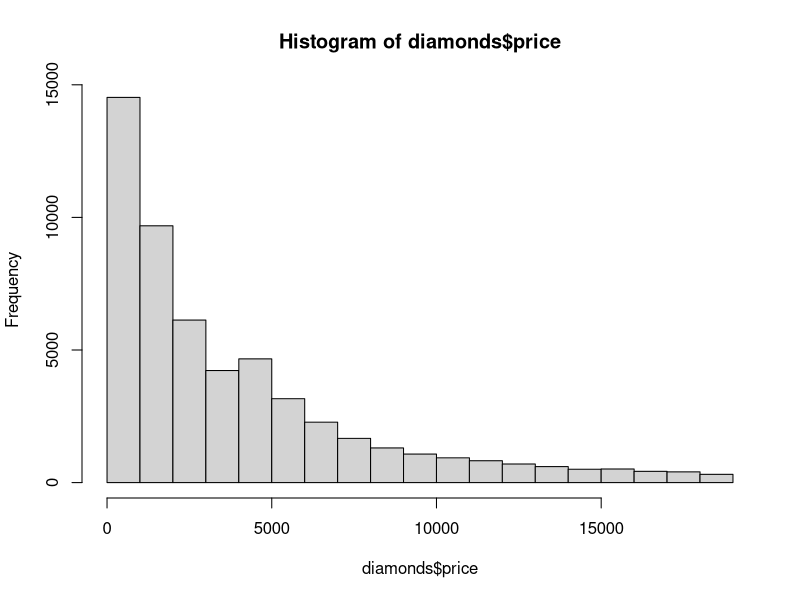
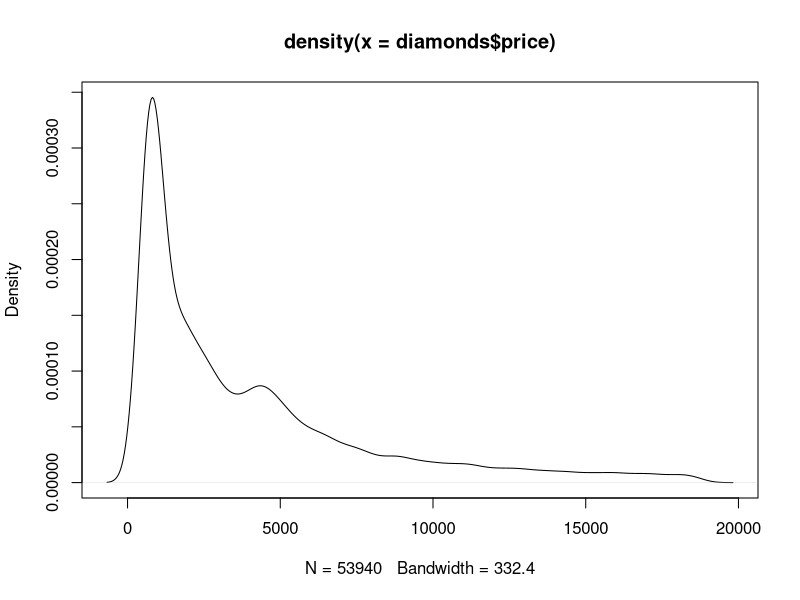
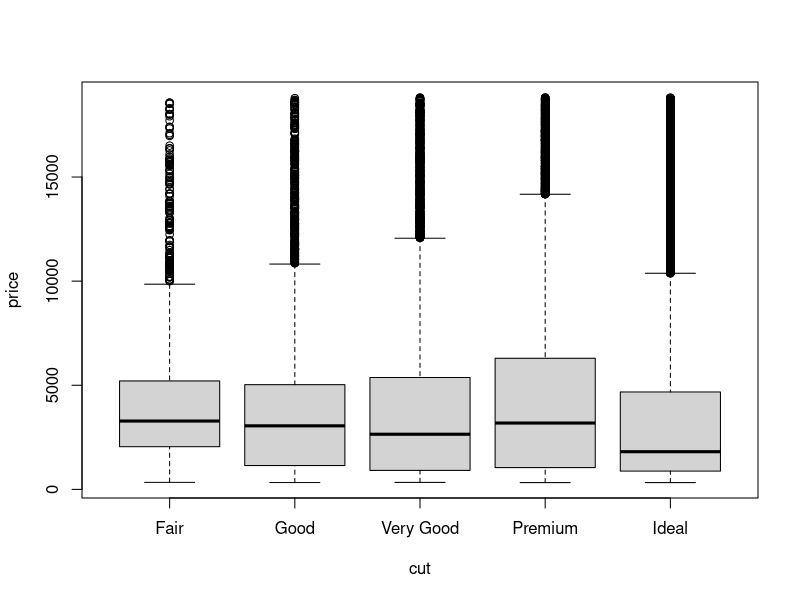
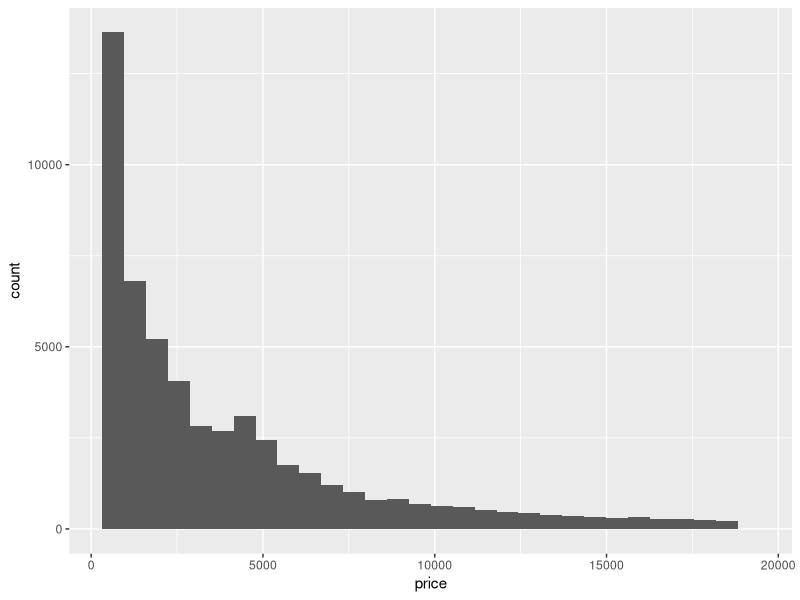
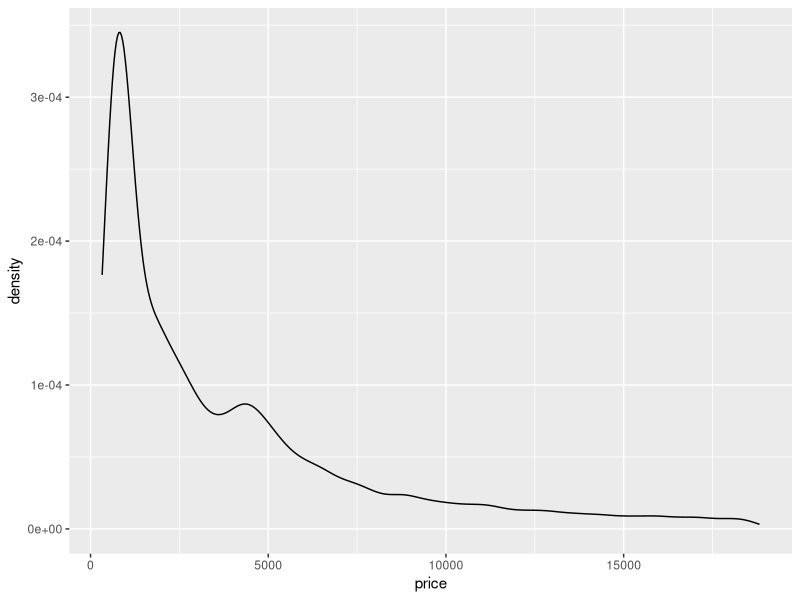
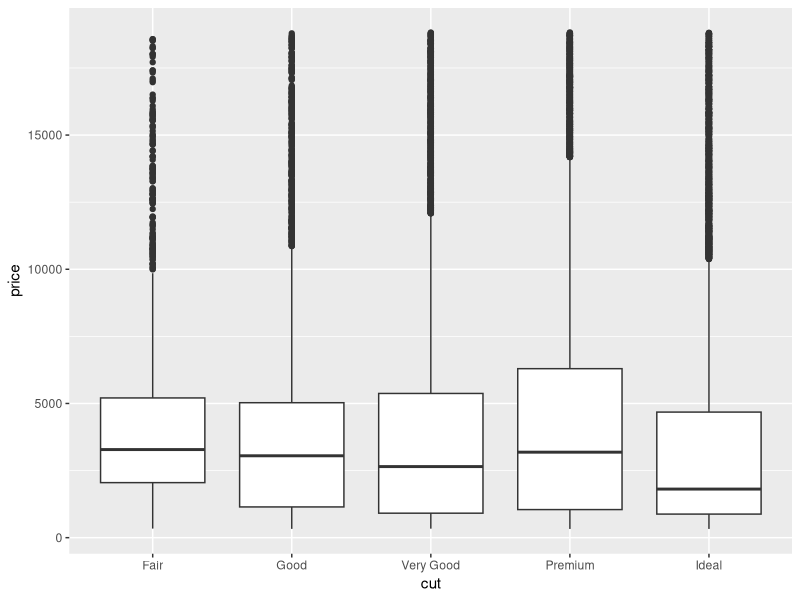
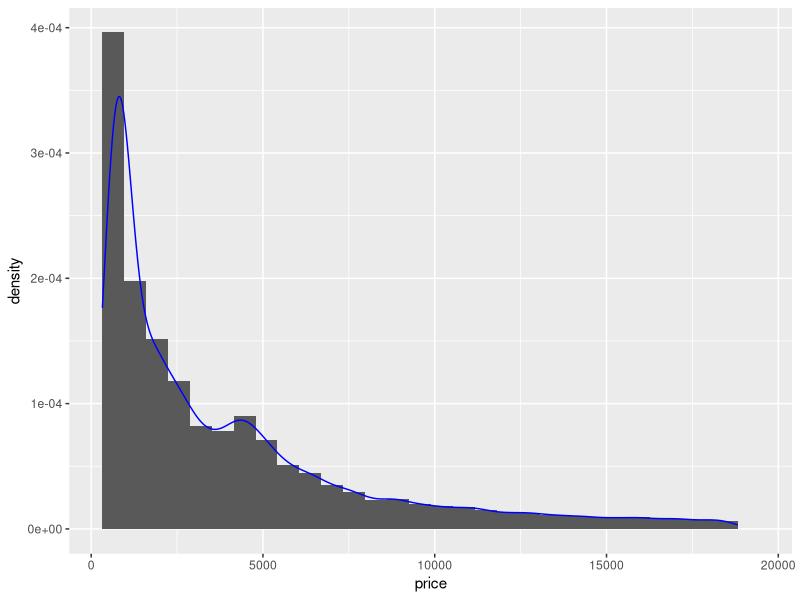
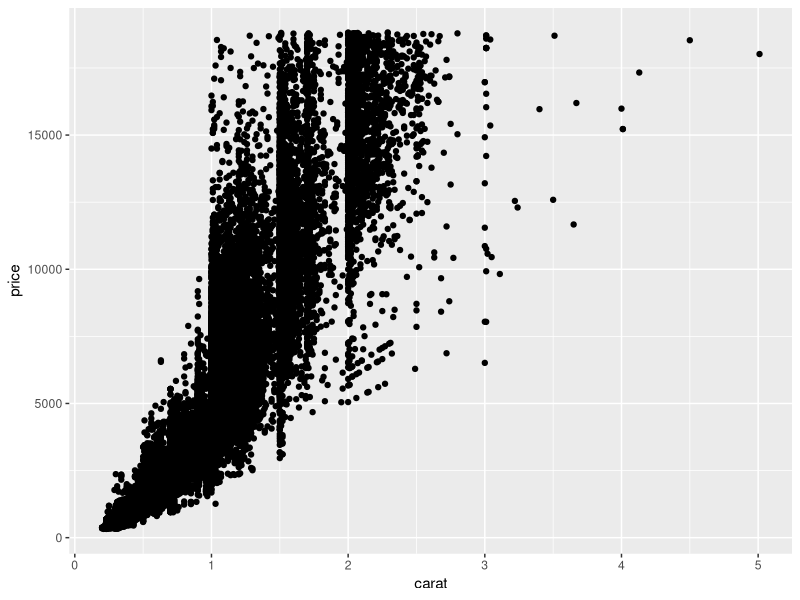

Write R code to recreate these figures, in order.
## ---- chunk 1
options(htmltools.dir.version = FALSE)
library(tidyverse)
## ---- chunk 2
knitr::include_graphics("https://d33wubrfki0l68.cloudfront.net/8a3d360c80da1186b1373a0ff0ddf7803b96e20d/254c6/diagrams/vectors/atomic.png")
## ---- chunk 3
df1 <- data.frame(x = 1:3 * 10)
df1$y <- matrix(1:9, nrow = 3)
df1$z <- data.frame(a = 3:1, b = letters[1:3], stringsAsFactors = FALSE)
str(df1)
## ---- chunk 4
knitr::include_graphics("https://d33wubrfki0l68.cloudfront.net/38c47352b8062a6d59318b3bbd1f86b062419322/7780c/diagrams/vectors/data-frame-matrix.png")
## ---- chunk 5
# atomic vector #<<
x <- 1:5
length(x)
x[1]
x[-1]
x[1:3] <- 3:1
x[c(TRUE,TRUE,TRUE,FALSE,FALSE)]
names(x)
names(x) <- LETTERS[1:length(x)]
names(x)
x['E']
x[c('A', 'B', 'C')]
## ---- chunk 6
# list #<<
l <- list('one' = c('a', 'b', 'c'),
          'two' = 1:5,
          'three' = c(TRUE, FALSE)
          )
l[1]
l[[1]]
l[[1]][1]
l[['one']]
l$one
## ---- chunk 7
(m <- matrix(1:9, nrow = 3))
m[1:2, 2:3]
m[1, ]
m[1, , drop = FALSE]
## ---- chunk 8
x <- rnorm(10)
sqrt(mean((x - mean(x))^2))
# avoid repeat yourself
sd_pop <- function(x) {
  return(sqrt(mean((x - mean(x))^2)))
}
sd_pop(x)
## ---- chunk 9
head(diamonds)
## ---- chunk 10
hist(diamonds$price)
plot(density(diamonds$price))
boxplot(price~cut, diamonds)
## ---- chunk 11
ggplot(diamonds) + aes(price) + 
  geom_histogram()

ggplot(diamonds) + aes(price) +
  stat_density(geom = 'line')

ggplot(diamonds) + aes(cut, price) +
  geom_boxplot()
## ---- chunk 12
ggplot(diamonds) + aes(price) + 
  geom_histogram(aes(y= ..density..)) + 
  geom_density(color = 'blue')
## ---- chunk 13
ggplot(diamonds) + aes(carat, price) + 
  geom_point()

ggplot(diamonds) + aes(carat, price) + 
  geom_hex()
## ---- chunk 14
ggplot(diamonds) + aes(cut, fill = cut) +
  geom_bar()

ggplot(diamonds) + aes(cut, fill = clarity) +
  geom_bar()

ggplot(diamonds) + aes(cut, fill = clarity) +
  geom_bar(position = 'dodge')
## ---- chunk 15
ggplot(diamonds) + aes(price) +
  geom_density() + 
  facet_grid(cut~.)
## ---- chunk 16
table1 %>% 
  select(country, year, population)

table1 %>% 
  filter(year == 2000)
## ---- chunk 17
table1 %>% 
  mutate(rate = cases/population, percent = rate * 100)
## ---- chunk 18
table1 %>% 
  summarise(total_cases = sum(cases), max_rate = max(cases/population))

table1 %>% 
  group_by(country, year) %>% 
  summarise_at(vars(cases,population), list(min=min, mean=mean, max=max))
## ---- chunk 19
names(knitr::knit_engines$get())
